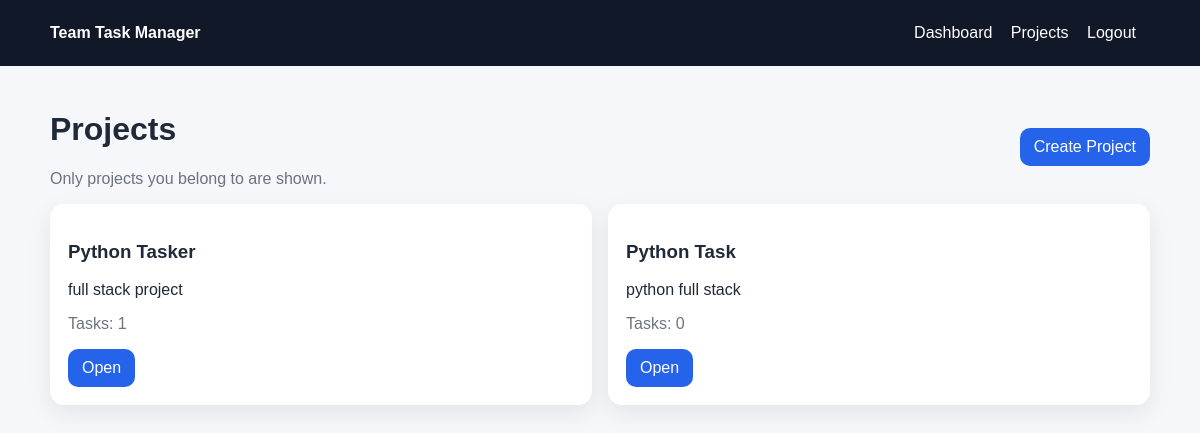
Page /projects/ (signed in) on the committed database.
### manager/models.py (models this page shows, shortened)
class Project(models.Model):
    name = models.CharField(max_length=120)
    description = models.TextField(blank=True)
    created_by = models.ForeignKey(settings.AUTH_USER_MODEL, on_delete=models.CASCADE, related_name='created_projects')
    created_at = models.DateTimeField(auto_now_add=True)
    class Meta:
        ordering = ['-created_at']

### manager/views.py (the view)
# urls.py: path('projects/', views.project_list, name='project_list'),
@login_required
def project_list(request):
    projects = _user_projects(request.user).annotate(task_count=Count('tasks'))
    return render(request, 'manager/project_list.html', {'projects': projects})

### manager/views.py (called while the page is built)
def _user_projects(user):
    if user.is_superuser:
        return Project.objects.all()
    return Project.objects.filter(memberships__user=user).distinct()

### manager/templates/manager/project_list.html (shortened to what this page needs)
{% extends 'manager/base.html' %}
{% block content %}
<div style="display:flex;justify-content:space-between;align-items:center;gap:16px;">
  <div>
    <h1>Projects</h1>
    <p class="muted">Only projects you belong to are shown.</p>
  </div>
  <a class="btn" href="{% url 'project_create' %}">Create Project</a>
</div>
<div class="grid">
  {% for project in projects %}
  <div class="card">
    <h3>{{ project.name }}</h3>
    <p>{{ project.description|default:'No description.' }}</p>
    <p class="muted">Tasks: {{ project.task_count }}</p>
    <a class="btn" href="{% url 'project_detail' project.id %}">Open</a>
  </div>
  {% empty %}
  <div class="card"><p>No projects yet.</p></div>
  {% endfor %}
</div>
{% endblock %}

### manager/templates/manager/base.html (style rules this page uses)
body { font-family: Arial, sans-serif; margin:0; background:#f5f7fb; color:#1f2937; }
.card { background:white; border-radius:14px; padding:18px; box-shadow:0 8px 24px rgba(0,0,0,.08); margin-bottom:18px; }
.grid { display:grid; grid-template-columns: repeat(auto-fit, minmax(220px, 1fr)); gap:16px; }
.btn { display:inline-block; background:#2563eb; color:white; padding:10px 14px; border:none; border-radius:10px; text-decoration:none; cursor:pointer; }
.muted { color:#6b7280; }

### rows in the picture
Project: name "Python Tasker", description "full stack project", task_count "1"
Project: name "Python Task", description "python full stack", task_count "0"
